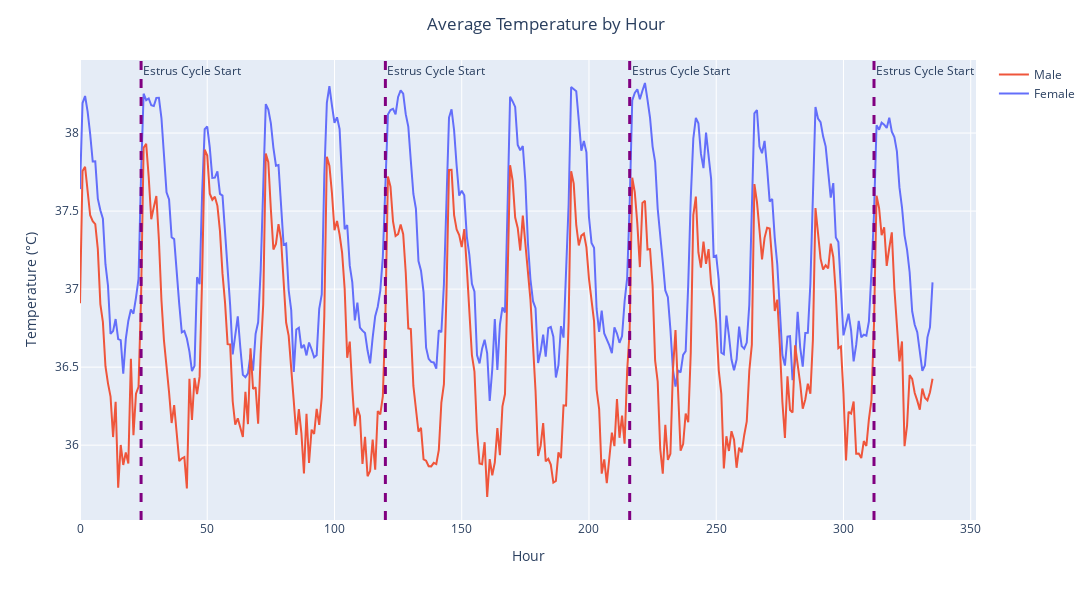

The notebook cell saved with this chart:
### Code cell
fig = px.line(fem_temp.groupby('hour')[['avg']].mean(), y='avg')
fig.add_scatter(x=male_temp.groupby('hour')[['avg']].mean().index, y=male_temp.groupby('hour')[['avg']].mean()['avg'], mode='lines', name='Male')
fig.update_xaxes(
    title='Hour',
)
fig.update_yaxes(
    title='Temperature (°C)',
)
fig.update_layout(
    title=dict(
        text='Average Temperature by Hour',
        x=0.5,
    ),
    width=1400,
    height=600,
)
fig.data[0].name = 'Female'
fig.data[0].showlegend = True

# add vertical lines for each estrus cycle
for i in range(1, 14, 4):
    fig.add_vline(x=i*24, line_width=3, line_dash='dash', line_color='purple', annotation_text='Estrus Cycle Start', annotation_position='top right', annotation_font_size=12)
    
# switch legend color
fig.update_legends(traceorder='reversed')

fig.show()

### Figure 1 — Plotly figure (JSON) as saved in the notebook; plotly's stock layout.template omitted (floating-point values rounded to 4 significant figures; data arrays with more than 128 entries replaced by an {"elided": "..."} marker saying what was removed)
{"data": [{"hovertemplate": "hour=%{x}<br>avg=%{y}<extra></extra>", "legendgroup": "", "line": {"color": "#636efa", "dash": "solid"}, "marker": {"symbol": "circle"}, "mode": "lines", "name": "Female", "orientation": "v", "showlegend": true, "type": "scatter", "x": {"elided": "336 int values"}, "xaxis": "x", "y": {"elided": "336 float values"}, "yaxis": "y"}, {"mode": "lines", "name": "Male", "type": "scatter", "x": {"elided": "336 int values"}, "y": {"elided": "336 float values"}}], "layout": {"annotations": [{"font": {"size": 12}, "showarrow": false, "text": "Estrus Cycle Start", "x": 24, "xanchor": "left", "xref": "x", "y": 1, "yanchor": "top", "yref": "y domain"}, {"font": {"size": 12}, "showarrow": false, "text": "Estrus Cycle Start", "x": 120, "xanchor": "left", "xref": "x", "y": 1, "yanchor": "top", "yref": "y domain"}, {"font": {"size": 12}, "showarrow": false, "text": "Estrus Cycle Start", "x": 216, "xanchor": "left", "xref": "x", "y": 1, "yanchor": "top", "yref": "y domain"}, {"font": {"size": 12}, "showarrow": false, "text": "Estrus Cycle Start", "x": 312, "xanchor": "left", "xref": "x", "y": 1, "yanchor": "top", "yref": "y domain"}], "height": 600, "legend": {"tracegroupgap": 0, "traceorder": "reversed"}, "margin": {"t": 60}, "shapes": [{"line": {"color": "purple", "dash": "dash", "width": 3}, "type": "line", "x0": 24, "x1": 24, "xref": "x", "y0": 0, "y1": 1, "yref": "y domain"}, {"line": {"color": "purple", "dash": "dash", "width": 3}, "type": "line", "x0": 120, "x1": 120, "xref": "x", "y0": 0, "y1": 1, "yref": "y domain"}, {"line": {"color": "purple", "dash": "dash", "width": 3}, "type": "line", "x0": 216, "x1": 216, "xref": "x", "y0": 0, "y1": 1, "yref": "y domain"}, {"line": {"color": "purple", "dash": "dash", "width": 3}, "type": "line", "x0": 312, "x1": 312, "xref": "x", "y0": 0, "y1": 1, "yref": "y domain"}], "title": {"text": "Average Temperature by Hour", "x": 0.5}, "width": 1400, "xaxis": {"anchor": "y", "domain": [0, 1], "title": {"text": "Hour"}}, "yaxis": {"anchor": "x", "domain": [0, 1], "title": {"text": "Temperature (°C)"}}}}
